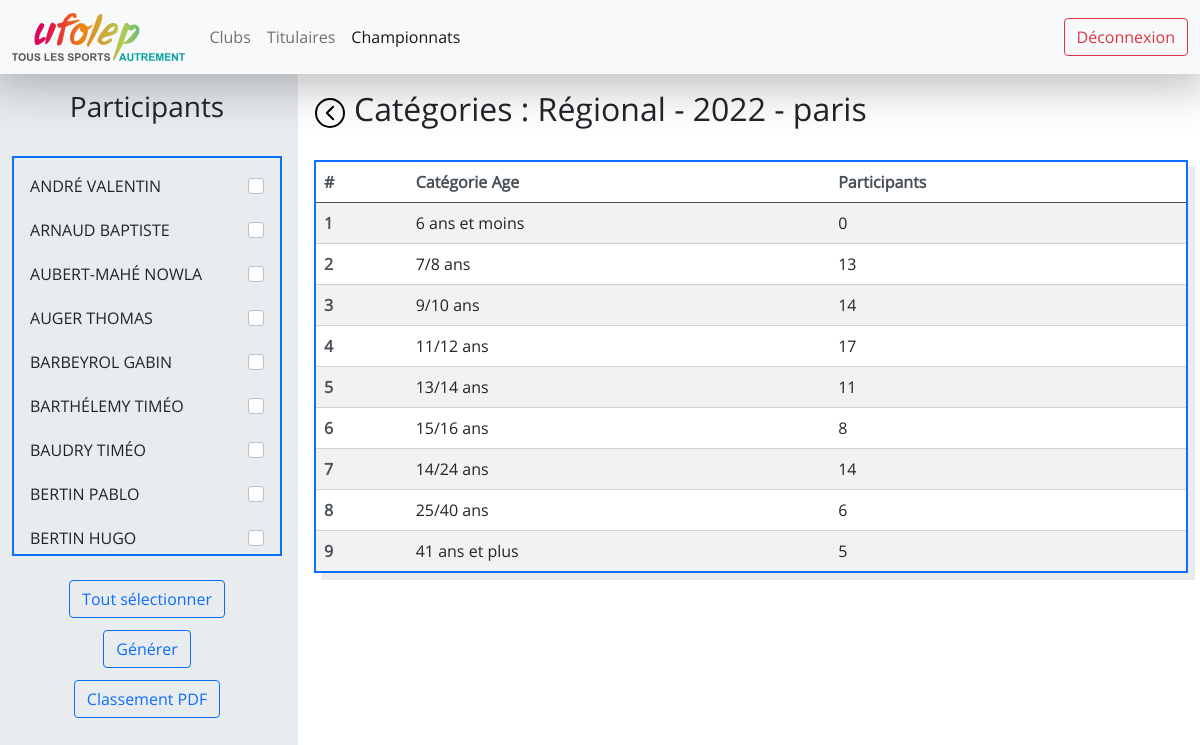
/championnat-12/etape-19/categories/ (signed in), run on the app's committed database.
### website/models.py (models this page shows)
class Titulaire(db.Model) :
    __tablename__ = "titulaire"
    id = db.Column(db.Integer, primary_key=True)
    nom = db.Column(db.String(100), nullable=False)
    prenom = db.Column(db.String(100), nullable=False)
    date_naissance = db.Column(db.Date, nullable=False)
    numero_plaque = db.Column(db.String(2), nullable=False)
    club_id = db.Column(db.Integer, db.ForeignKey('club.id'), nullable=False)
    sexe_id = db.Column(db.Integer, db.ForeignKey('sexe.id'), nullable=False)
    manches = db.relationship('Participant_manche', cascade="all, delete-orphan",backref='titulaire_manche', lazy=True)
    races = db.relationship('Participant_race',cascade="all, delete-orphan",backref='titulaire_race', lazy=True)

class Championnat_type(db.Model) :
    __tablename__ = "championnat_type"
    id = db.Column(db.Integer, primary_key=True)
    type = db.Column(db.String(50), nullable=False)
    nb_etapes_max = db.Column(db.Integer, nullable=False)
    championnats =  db.relationship('Championnat', backref='championnat_type', lazy=True)

class Championnat(db.Model) :
    __tablename__ = "championnat"
    id = db.Column(db.Integer, primary_key=True)
    championnat_type_id = db.Column(db.Integer, db.ForeignKey('championnat_type.id'), nullable=False)
    annee = db.Column(db.Integer, nullable=False)
    etapes = db.relationship('Etape', backref='championnat', lazy=True, cascade="all, delete")

class Club(db.Model) :
    __tablename__ = "club"
    id = db.Column(db.Integer, primary_key=True)
    ville = db.Column(db.String(100), unique=True, nullable=False)
    initiales = db.Column(db.String(5), unique=True, nullable=False)
    titulaires = db.relationship('Titulaire', backref='club', lazy=True)
    etapes = db.relationship('Etape', cascade="all, delete-orphan",backref='club', lazy=True)

class Categorie_type(db.Model) :
    __tablename__ = "categorie_type"
    id = db.Column(db.Integer, primary_key=True)
    min_age = db.Column(db.Integer, nullable=False)
    max_age = db.Column(db.Integer, nullable=False)
    name = db.Column(db.String(100), nullable=False)
    races =  db.relationship('Race', backref='categorie_type', lazy=True)
    categories = db.relationship('Categorie', backref='categorie_type', lazy=True)

### website/views.py (the view)
@views.route("/championnat-<championnat_id>/etape-<etape_id>/categories/")
@login_required
def etape(etape_id, championnat_id) :
    etape = Etape.query.filter_by(id=etape_id).first()
    if etape is not None :
        participants = []
        titulaires_list = Titulaire.query.order_by(Titulaire.nom).all()
        titulaires = []
        for titulaire in titulaires_list :
            participate = False
            if Participant_etape.query.filter_by(etape_id=etape.id, titulaire_id=titulaire.id).first() is not None :
                participate = True
            if participate :
                participants.append(titulaire)
            titulaires.append({
                'id': titulaire.id,
                'name': titulaire.nom + " " + titulaire.prenom,
                'participate': participate,
            })
        categorie_types_list = Categorie_type.query.all()
        categorie_types = {}
        for categorie_type in categorie_types_list :
            categorie_types[categorie_type.name] = {
                'nb_participants': len(Participant_etape.query.filter_by(etape_id=etape.id, categorie_type_id=categorie_type.id).all()),
                'id': categorie_type.id
            }
        return render_template('etape.html', titulaires=titulaires, championnat_id=etape.championnat_id, categorie_types=categorie_types, etape=etape)
    return render_template('404.html'), 404

### app.py (called while the page is built)
@app.teardown_appcontext
def shutdown_session(exception=None):
    db.session.remove()

### website/__init__.py (called while the page is built)
def create_app() :
    app = Flask(__name__)
    app.config["SECRET_KEY"] = "ti=his is a test"
    app.config['SQLALCHEMY_DATABASE_URI'] = 'sqlite:///database.db'
    app.config['SQLALCHEMY_TRACK_MODIFICATIONS'] = True
    db.init_app(app)
    login_manager = LoginManager()
    login_manager.login_view = "auth.login"
    login_manager.init_app(app)
    from .models import User
    @login_manager.user_loader
    def load_user(user_id) :
        return User.query.get(int(user_id))
    from .views import views
    from .auth import auth
    app.register_blueprint(views, url_prefix="/")
    app.register_blueprint(auth, url_prefix="/")
    db.create_all(app=app)
    return app

### website/templates/etape.html (shortened to what this page needs)
{% extends "logged.html" %}
{% block logged_css %}
<link
    href="{{ url_for('static', filename='etape.css') }}"
    rel="stylesheet"
>
{% endblock %}
{% block left_col %}
<form class="" method="post">
    <div class="title horizontal-flex mb-4">
        <h3>Participants</h3>
    </div>
    <div class="mb-4 participants">
        {% for titulaire in titulaires %}
        <div class="mb-1 titulaire">
            <p>{{ titulaire["name"] }}</p>
            <input name="{{ titulaire['id'] }}" class="form-check-input" type="checkbox" {% if titulaire['participate'] %}checked{% endif %}>
        </div>
        {% endfor %}
    </div>
    <div class="horizontal-flex">
       <button style="margin-bottom: 12px;" onclick="select(event)" type="submit" class="btn btn-outline-primary">Tout sélectionner</button>
    </div>
    <div class="horizontal-flex">
        <button style="margin-bottom: 12px;" onclick="clicked(event)" type="submit" class="btn btn-outline-primary">Générer</button>
    </div>
    <div class="horizontal-flex">
        <form method="post">
            <button formaction="{{ url_for('views.generer_pdf_classement_categories',championnat_id=championnat_id, etape_id= etape.id) }}" type="submit" class="btn btn-outline-primary">Classement PDF</button>
        </form>
    </div>
</form>
{% endblock %}
{% block right_col %}
<div class="title mb-4">
    <div class="center-flex me-2">
        <a href="{{ url_for('views.etapes', championnat_id=championnat_id) }}"><img class="back" src="{{ url_for('static', filename='back.svg') }}" alt="Retour"></a>
    </div>
    <h2>Catégories : {{ etape.championnat.championnat_type.type }} - {{ etape.championnat.annee }} - {{ etape.club.ville }}</h2>
</div>
<table class="table table-striped table-hover">
    <thead>
        <tr>
            <th scope="col">#</th>
            <th scope="col">Catégorie Age</th>
            <th scope="col">Participants</th>
        </tr>
    </thead>
    <tbody>
        {% for categorie_type in categorie_types %}
        <tr onclick="window.location='{{ url_for('views.races', championnat_id=championnat_id, categorie_type_id=categorie_types[categorie_type]['id'], etape_id=etape.id) }}';">
            <th scope="row">{{ loop.index }}</th>
            <td>{{ categorie_type }}</td>
            <td>{{ categorie_types[categorie_type]['nb_participants'] }}</td>
        </tr>
        {% endfor %}
    </tbody>
</table>
{% endblock %}

### website/static/main.css (style rules this page uses)
* { padding: 0; margin: 0; }
html, body { font-family: open-sans; overflow: hidden; }
.center-flex { display: flex; align-items: center; justify-content: center; }
.horizontal-flex { display: flex; justify-content: center; }
img.back { height: 2rem; }
.table { box-shadow: 7px 7px 0 0 var(--bs-gray-200); border: 2px solid var(--bs-blue) !important; }
.table th { color: var(--bs-gray-700); border-color: var(--bs-gray-400); }
.table td { border-color: var(--bs-gray-400); }

### website/static/etape.css (style rules this page uses)
tr { cursor: pointer; }
.title { display: flex; }
.participants { border: 2px solid var(--bs-blue) !important; box-shadow: 7px 7px 0 0 var(--bs-gray-200); padding: 1rem; height: 25rem; overflow-y: scroll; }
.titulaire { display: flex; justify-content: space-between; }

### data on the page
Titulaire: name "ANDRÉ VALENTIN"
Titulaire: name "ARNAUD BAPTISTE"
Titulaire: name "AUBERT-MAHÉ NOWLA"
Titulaire: name "AUGER THOMAS"
Titulaire: name "BARBEYROL GABIN"
Titulaire: name "BARTHÉLEMY TIMÉO"
Titulaire: name "BAUDRY TIMÉO"
Titulaire: name "BERTIN PABLO"
Titulaire: name "BERTIN HUGO"
Championnat_type: championnat.championnat_type.type "Régional"
Championnat: championnat.annee "2022"
Club: club.ville "paris"
Categorie_type: name "6 ans et moins", name "0"
Categorie_type: name "7/8 ans", name "13"
Categorie_type: name "9/10 ans", name "14"
Categorie_type: name "11/12 ans", name "17"
Categorie_type: name "13/14 ans", name "11"
Categorie_type: name "15/16 ans", name "8"
Categorie_type: name "14/24 ans", name "14"
Categorie_type: name "25/40 ans", name "6"
Categorie_type: name "41 ans et plus", name "5"
